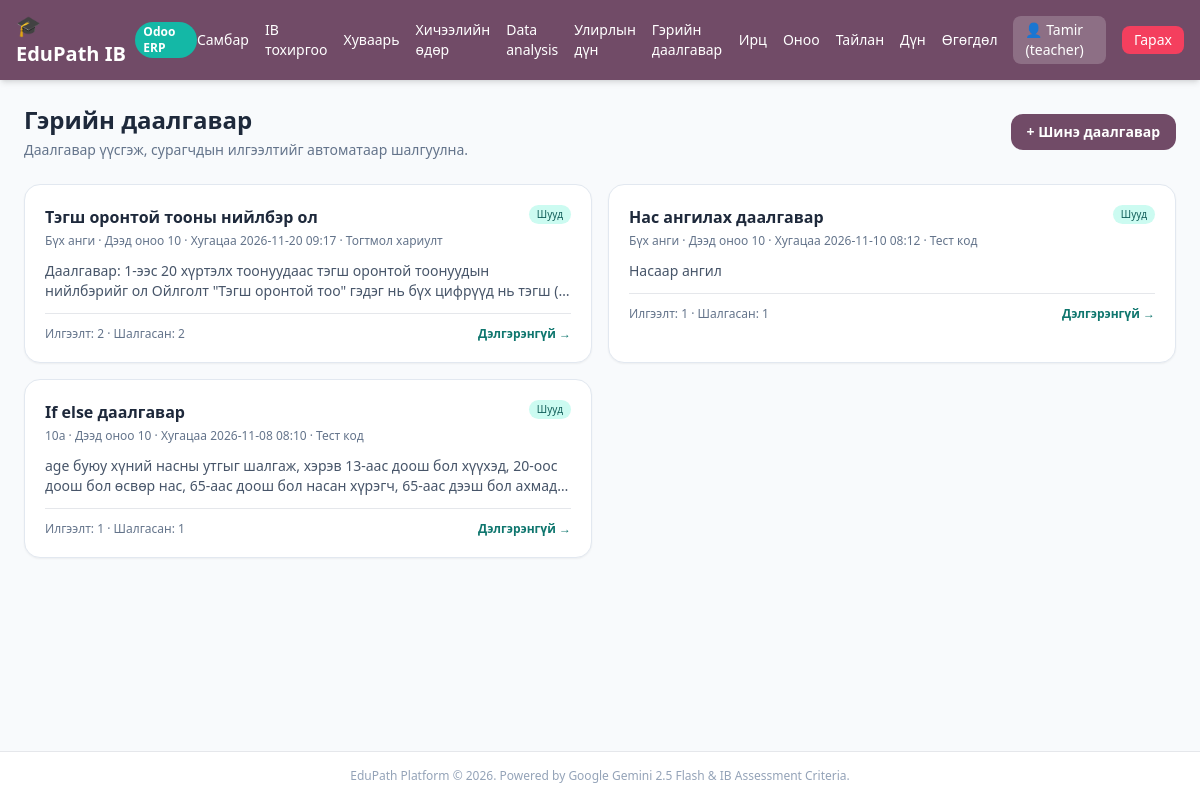
The app's page /teacher/homework (signed in), older data.
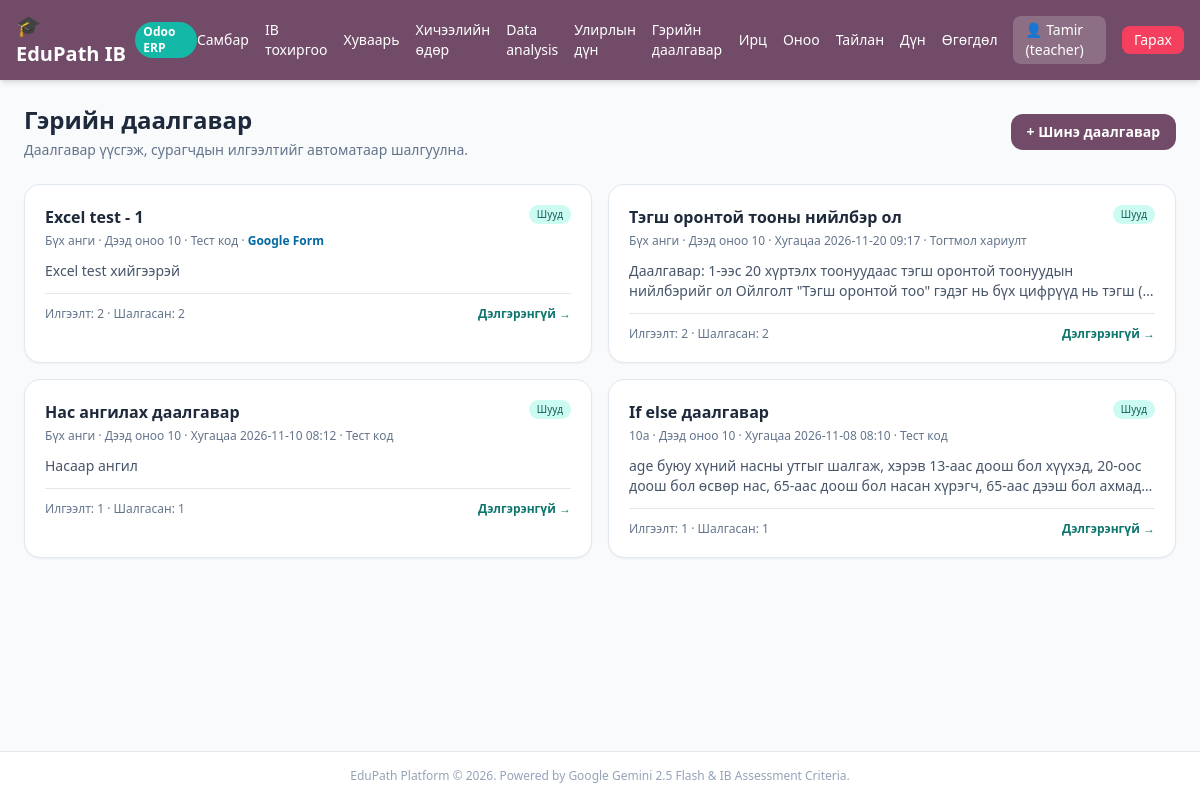
The same page, newer data.
### tables this page shows
CREATE TABLE homework (
        id INTEGER PRIMARY KEY AUTOINCREMENT,
        title TEXT NOT NULL,
        description TEXT,
        starter_code TEXT,
        max_score INTEGER DEFAULT 10,
        due_date TEXT,
        grade TEXT,
        check_mode TEXT DEFAULT 'recursive',
        created_by INTEGER,
        created_at INTEGER,
        is_active INTEGER DEFAULT 1
    , check_type TEXT DEFAULT 'tests', fixed_answer TEXT, google_form_url TEXT);

### app.py (the view)
@app.get("/teacher/homework", response_class=HTMLResponse)
def teacher_homework_page(
    request: Request,
    user: dict = Depends(get_current_user),
    db: sqlite3.Connection = Depends(get_db),
):
    if not user or user["role"] != "teacher":
        return RedirectResponse("/login")
    c = db.cursor()
    c.execute(
        """
        SELECT h.*,
               (SELECT COUNT(*) FROM homework_submissions hs WHERE hs.homework_id = h.id) AS submission_count,
               (SELECT COUNT(*) FROM homework_submissions hs WHERE hs.homework_id = h.id AND hs.status = 'done') AS graded_count
        FROM homework h
        WHERE h.created_by = ?
        ORDER BY h.id DESC
        """,
        (user["id"],),
    )
    homeworks = [dict(row) for row in c.fetchall()]
    return templates.TemplateResponse(
        request=request,
        name="teacher_homework.html",
        context={"user": user, "homeworks": homeworks},
    )

### templates/teacher_homework.html (shortened to what this page needs)
{% extends "base.html" %}
{% block content %}
<div class="space-y-6">
  <div class="flex flex-wrap justify-between items-center gap-3">
    <div>
      <h1 class="text-2xl font-black text-slate-800">Гэрийн даалгавар</h1>
      <p class="text-sm text-slate-500 mt-1">Даалгавар үүсгэж, сурагчдын илгээлтийг автоматаар шалгуулна.</p>
    </div>
    <a href="/teacher/homework/new" class="px-4 py-2 bg-[#714B67] text-white text-sm font-semibold rounded-xl hover:bg-[#5c3c54]">+ Шинэ даалгавар</a>
  </div>
  <div class="grid grid-cols-1 md:grid-cols-2 gap-4">
    {% for h in homeworks %}
      <div class="bg-white p-5 rounded-2xl shadow-sm border border-slate-200 space-y-3">
        <div class="flex justify-between items-start gap-3">
          <div>
            <h3 class="font-bold text-slate-800">{{ h.title }}</h3>
            <p class="text-xs text-slate-500 mt-1">
              {{ h.grade if h.grade else 'Бүх анги' }} · Дээд оноо {{ h.max_score }}
              {% if h.due_date %} · Хугацаа {{ h.due_date.replace('T', ' ') }}{% endif %}
              · {% if h.check_type == 'fixed' %}Тогтмол хариулт{% else %}Тест код{% endif %}
              {% if h.google_form_url %} · <span class="text-sky-700 font-semibold">Google Form</span>{% endif %}
            </p>
          </div>
          <span class="shrink-0 text-[10px] px-2 py-0.5 rounded-full {% if h.check_mode == 'queue' %}bg-amber-100 text-amber-800{% else %}bg-teal-100 text-teal-800{% endif %}">
            {% if h.check_mode == 'queue' %}Дараалал{% else %}Шууд{% endif %}
          </span>
        </div>
        <p class="text-sm text-slate-600 line-clamp-2">{{ h.description or 'Тайлбар оруулаагүй.' }}</p>
        <div class="flex items-center justify-between text-xs text-slate-500 border-t pt-3">
          <span>Илгээлт: {{ h.submission_count }} · Шалгасан: {{ h.graded_count }}</span>
          <a href="/teacher/homework/{{ h.id }}" class="font-semibold text-teal-700 hover:underline">Дэлгэрэнгүй →</a>
        </div>
      </div>
    {% else %}
      <div class="md:col-span-2 bg-white p-8 rounded-2xl border text-center text-sm text-slate-400">
        Одоогоор гэрийн даалгавар үүсгээгүй байна.
      </div>
    {% endfor %}
  </div>
</div>
{% endblock %}

Row changes from the older to the newer data that the page shows:
added homework: title "Excel test - 1", grade "Бүх анги", max_score "10", check_type "Тест код", shows "Google Form", check_mode "Шууд", description "Excel test хийгээрэй", submission_count "2", graded_count "2"
